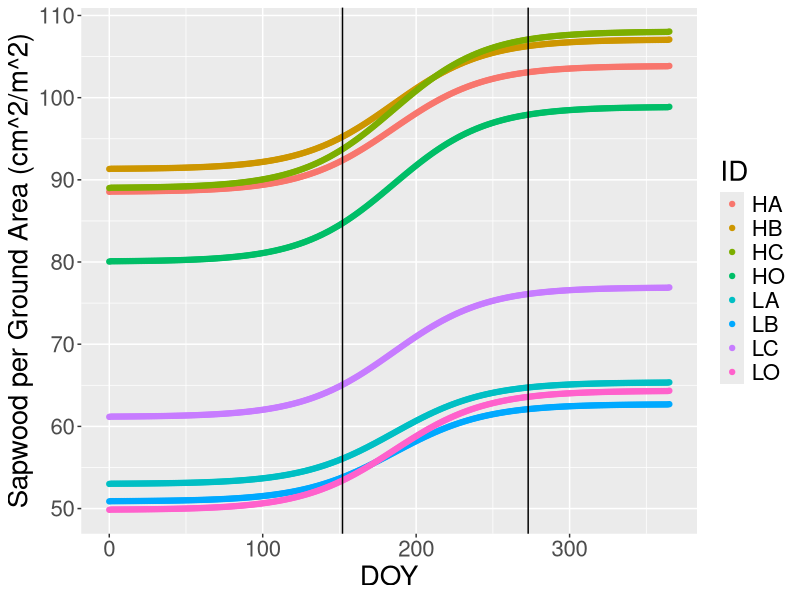
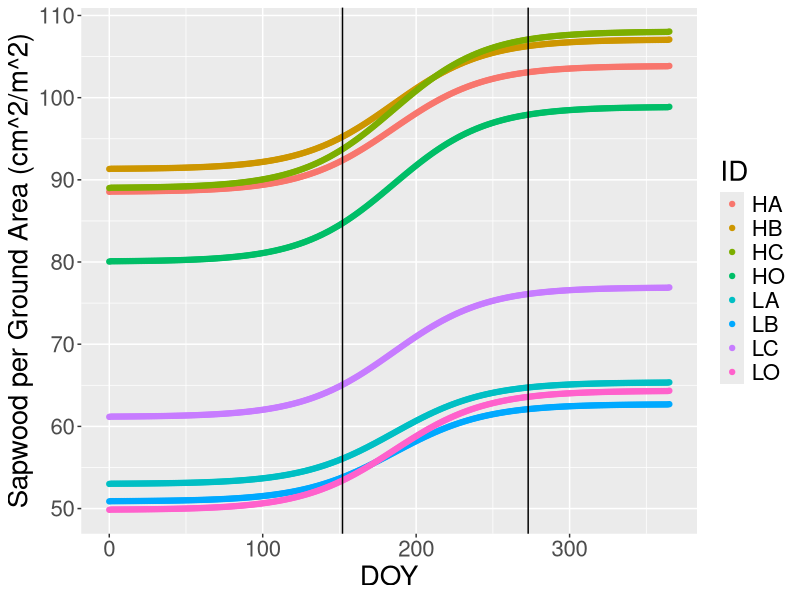

The R source for these figures, in order: (Note: this script raises an error after producing the figures.)
## ---- chunk 1
knitr::opts_chunk$set(echo = TRUE)
library("dplyr")
library("tidyverse")
library("lubridate")
library("readxl")
library("writexl")

getwd()
DailySection<-read_excel("../Data/Processed/Sapwood/17Sapwood.xlsx")
## ---- chunk 2
getwd()
PlotLevelSapwood<-read_xlsx( "../Data/Processed/Sapwood/PlotLevelSapwood.xlsx")


#write_xlsx(PerGround, "../Data/Processed/Sapwood/SapwoodPerGround.xlsx" )

  
 #PerGround<-PerGround%>%pivot_longer(cols= 2:9, names_to = "ID", values_to = "Area")
PlotLevelSapwood<-aggregate(PlotLevelSapwood$SapwoodPerGroundArea, by=list(PlotLevelSapwood$DOY,PlotLevelSapwood$ID), FUN = "sum")
names(PlotLevelSapwood)[1]<-"DOY"
names(PlotLevelSapwood)[2]<-"ID"
names(PlotLevelSapwood)[3]<-"Sapwood"

PlotLevelSapwoodArea<-ggplot(PlotLevelSapwood, aes(DOY))+
  scale_x_continuous()+
  geom_point(aes(y=Sapwood, color=ID))+
  xlab("DOY")+ylab("Sapwood per Ground Area (cm^2/m^2)")+
   theme(text = element_text(size = 20))+
   geom_vline(xintercept = 152)+
  geom_vline(xintercept = 273)

PlotLevelSapwoodArea

ggsave("../Data/Processed/Sapwood/SapwoodPerGroundGS.jpeg", PlotLevelSapwoodArea, height = 7, width = 10, units = "in", dpi = 500)
## ---- chunk 3
summary(LA1$Sapwood)
summary(LB1$Sapwood)
summary(LC1$Sapwood)
summary(LO1$Sapwood)
summary(HA1$Sapwood)
summary(HB1$Sapwood)
summary(HC1$Sapwood)
summary(HO1$Sapwood)

summary(LA2$Sapwood)
summary(LB2$Sapwood)
summary(LC2$Sapwood)
summary(LO2$Sapwood)
summary(HA2$Sapwood)
summary(HB2$Sapwood)
summary(HC2$Sapwood)
summary(HO2$Sapwood)

summary(LA3$Sapwood)
summary(LB3$Sapwood)
summary(LC3$Sapwood)
summary(LO3$Sapwood)
summary(HA3$Sapwood)
summary(HB3$Sapwood)
summary(HC3$Sapwood)
summary(HO3$Sapwood)

summary(LA4$Sapwood)
summary(LB4$Sapwood)
summary(LC4$Sapwood)
summary(LO4$Sapwood)
summary(HA4$Sapwood)
summary(HB4$Sapwood)
summary(HC4$Sapwood)
summary(HO4$Sapwood)

#install.packages("plotrix")
library(plotrix)
std.error(LA1$Sapwood)
std.error(LB1$Sapwood)
std.error(LC1$Sapwood)
std.error(LO1$Sapwood)
std.error(HA1$Sapwood)
std.error(HB1$Sapwood)
std.error(HC1$Sapwood)
std.error(HO1$Sapwood)

std.error(LA2$Sapwood)
std.error(LB2$Sapwood)
std.error(LC2$Sapwood)
std.error(LO2$Sapwood)
std.error(HA2$Sapwood)
std.error(HB2$Sapwood)
std.error(HC2$Sapwood)
std.error(HO2$Sapwood)

std.error(LA3$Sapwood)
std.error(LB3$Sapwood)
std.error(LC3$Sapwood)
std.error(LO3$Sapwood)
std.error(HA3$Sapwood)
std.error(HB3$Sapwood)
std.error(HC3$Sapwood)
std.error(HO3$Sapwood)

std.error(LA4$Sapwood)
std.error(LB4$Sapwood)
std.error(LC4$Sapwood)
std.error(LO4$Sapwood)
std.error(HA4$Sapwood)
std.error(HB4$Sapwood)
std.error(HC4$Sapwood)
std.error(HO4$Sapwood)

